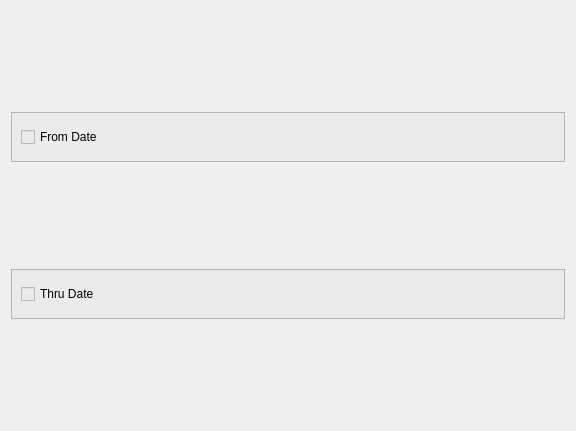
                       <widget class="QWidget" name="scrollAreaWidgetContents_2">
                        <property name="geometry">
                         <rect>
                          <x>0</x>
                          <y>0</y>
                          <width>576</width>
                          <height>431</height>
                         </rect>
                        </property>
                        <layout class="QVBoxLayout" name="verticalLayout_8">
                         <item>
                          <widget class="QFrame" name="frame_13">
                           <property name="maximumSize">
                            <size>
                             <width>16777215</width>
                             <height>50</height>
                            </size>
                           </property>
                           <property name="styleSheet">
                            <string notr="true">background-color: rgb(235, 235, 235);
</string>
                           </property>
                           <property name="frameShape">
                            <enum>QFrame::StyledPanel</enum>
                           </property>
                           <property name="frameShadow">
                            <enum>QFrame::Raised</enum>
                           </property>
                           <layout class="QHBoxLayout" name="horizontalLayout_5">
                            <item>
                             <widget class="QCheckBox" name="checkBox">
                              <property name="text">
                               <string>From Date</string>
                              </property>
                             </widget>
                            </item>
                           </layout>
                          </widget>
                         </item>
                         <item>
                          <widget class="QFrame" name="frame_14">
                           <property name="maximumSize">
                            <size>
                             <width>16777215</width>
                             <height>50</height>
                            </size>
                           </property>
                           <property name="styleSheet">
                            <string notr="true">background-color: rgb(235, 235, 235);
</string>
                           </property>
                           <property name="frameShape">
                            <enum>QFrame::StyledPanel</enum>
                           </property>
                           <property name="frameShadow">
                            <enum>QFrame::Raised</enum>
                           </property>
                           <layout class="QHBoxLayout" name="horizontalLayout_6">
                            <item>
                             <widget class="QCheckBox" name="checkBox_2">
                              <property name="text">
                               <string>Thru Date</string>
                              </property>
                             </widget>
                            </item>
                           </layout>
                          </widget>
                         </item>
                        </layout>
                       </widget>
